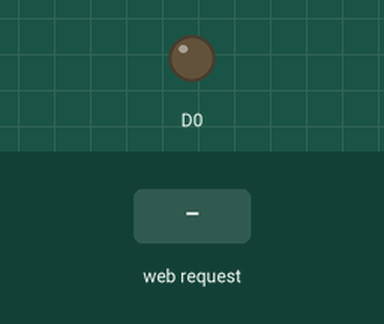
This sketch was run on a simulated ESP8266 (NodeMCU). Parts: output pins drawn as LEDs (lit = HIGH). Dashed ring = blinking. The inputs (shaded band) are chosen by the test bench. WiFi joins after 1.5 s; servers stay silent unless stated; what the sketch prints to the serial monitor is not drawn.

Above: at 2.7 s.
2.8 s: HTTP request GET /ledtoggle received
At 3.7 s:
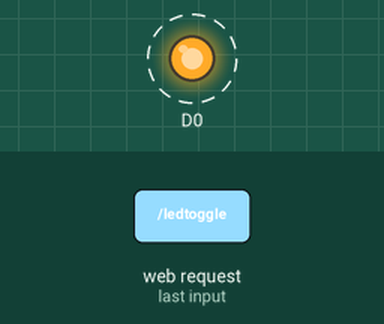
At 13.1 s:
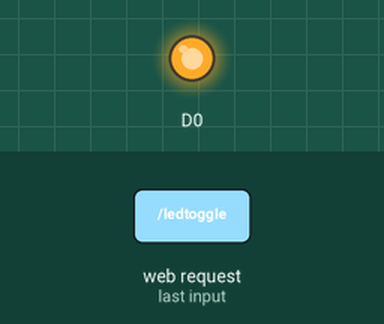
Timing chart, 0 to 13.3 s (numbered marks = the images above; inputs shaded):
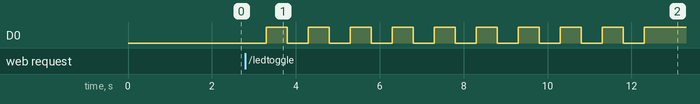

Measured:
- after the input at 2.8 s, D0: alternates HIGH for 0.50 s and LOW for 0.50 s, starting after 0.50 s

The sketch:

Webserver.ino
```cpp
#include<ESP8266WiFi.h>
#include<ESP8266WebServer.h>

ESP8266WebServer server;

void setup() {
  Serial.begin(9600);
  WiFi.begin("ImranGalaxyNote10","9886930093");
  pinMode(D0,OUTPUT);
  while(WiFi.status() != WL_CONNECTED){
    Serial.print(".");
    delay(500);
  }
  Serial.println(WiFi.localIP());
  server.on("/", sendMessage);
  server.on("/ledON",ledon);
  server.on("/ledOFF",ledoff);
  server.on("/ledtoggle",ledtoggle);
  server.begin();
}

void loop() {
  server.handleClient();
}

void sendMessage(){
 server.send(200,"text/plain","HELLO");
}

void ledon()
{
  digitalWrite(D0,LOW);
  server.send(200,"text/plain","LED ON FUNCTION");
}

void ledoff()
{
  digitalWrite(D0,HIGH);
  server.send(200,"text/plain","LED OFF FUNCTION");
}
void ledtoggle()
{
  server.send(204,"text/plain");
  for(int i=0;i<10;i++){
    digitalWrite(D0,LOW);
    delay(500);
    digitalWrite(D0,HIGH);
    delay(500);
  }
}
```
